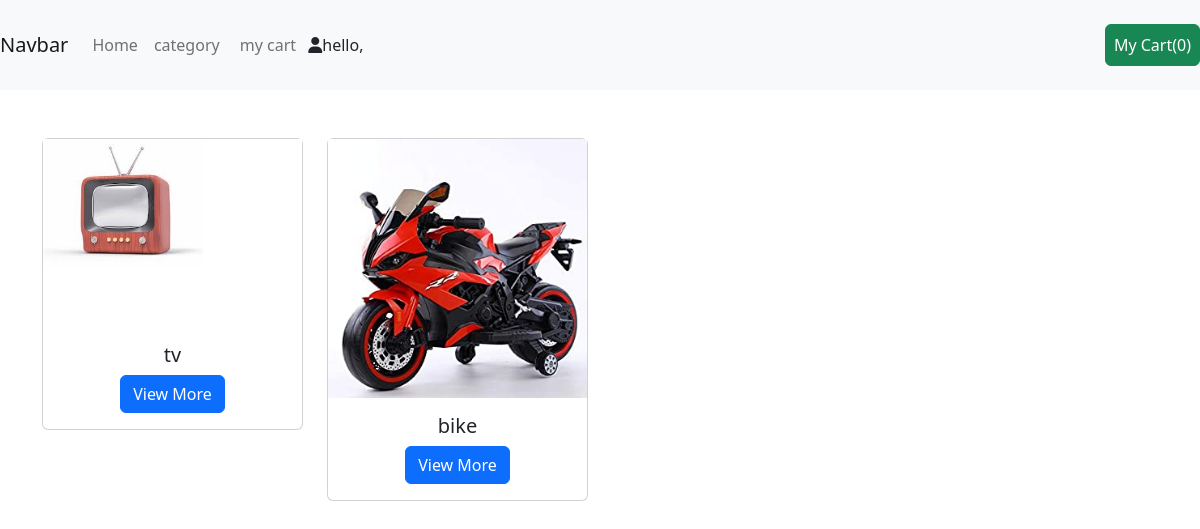
The app's page /category.php with its own data.
### tables this page shows
CREATE TABLE `tbl_category` (
  `id` int(11) NOT NULL,
  `category_image` varchar(255) NOT NULL,
  `category_name` varchar(255) NOT NULL
);

### include/DbConfig.php (called while the page is built, shortened)
<?php
class DbConfig
{
    private $_host = 'localhost';
    private $_username = 'root';
    private $_password = '';
    private $_database = 'projects';
    protected $connection;
    public function __construct()
    {
        if (!isset($this->connection)) {
            $this->connection = new mysqli($this->_host, $this->_username, $this->_password, $this->_database);
        }
        return $this->connection;
    }
}
?>

### include/Crud.php (called while the page is built, shortened)
<?php
include_once 'DbConfig.php';
class Crud extends DbConfig
{
    public function getData($query)
    {
        $result = $this->connection->query($query);
        $rows = array();
        while ($row = $result->fetch_assoc()) {
            $rows[] = $row;
        }
        return $rows;
    }
}
?>

### category.php (the view, shortened to what this page needs)
<?php require "header.php";
include_once 'include/DbConfig.php';
?>
	<html>
<body style="background-color:white;">
<nav class="navbar navbar-expand-lg navbar-light bg-light">
  <a class="navbar-brand" href="product.php">Navbar</a>
  <div class="collapse navbar-collapse" id="navbarSupportedContent">
    <ul class="navbar-nav mr-auto">
      <li class="nav-item active">
        <a class="nav-link" href="user-login.php">Home</a>
      </li>
    </ul>
	<ul class="navbar-nav mr-auto">
      <li class="nav-item active">
        <a class="nav-link" href="category.php">category</a>
      </li>
    </ul>&nbsp;
	<ul class="navbar-nav mr-auto">
      <li class="nav-item active">
        <a class="nav-link" class="btn btn-success" href="mycart.php">my cart</a>
      </li>
    </ul>&nbsp;
		<i class="nav-icon fa fa-user"></i>hello,
	</div>
  <ul class='navbar-nav mr-4' >
	<li class='nav-item active'>
		<?php
		$count=0;
		?>
	  <a class='nav-link btn btn-success text-white my-3 ' href='mycart.php'>My Cart(<?php echo $count; ?>)</a>
	</li>
  </ul>
</nav>
<div class="container mt-5">
	<div class="row">
                        <?php
				    	$where = '   ';
						?>
                                <?php
								$rowsperpage = PAGINATION;
								if (isset($_GET['currentpage']) && is_numeric($_GET['currentpage'])) {
									$currentpage = (int) $_GET['currentpage'];
								} else {
									$currentpage = 1;
								}
								$offset = ($currentpage - 1) * $rowsperpage;
								$sql = "SELECT * FROM " . TABLE_PREFIX . "category where 1=1 $where order by id desc LIMIT " . $offset . ", " . $rowsperpage . "";
								$result = $crud->getData($sql);
								foreach ($result as $obj) {
								?>
                                      <div class ="col-lg-3">
										<form action="" method = "post">
										<div class ="card">
										<img src=<?php echo $obj['category_image']?> class="">
										<div class = "card-body text-center">
											<h5 class ="card-title"><?php echo $obj['category_name'];  ?></h5>
											<a href="product.php?id=<?php echo $obj[id]; ?>" class="btn btn-primary">View More</a>
										</div>
										</div>
										</form>
									</div>
                                <?php }
								?>
                        </div>
</div>
    <?php
	require("admin-footer.php");
	?>

### assets/css/style.css (style rules this page uses)
body { margin: 0px; padding: 0px; font-family: 'Source Sans Pro', sans-serif; }
.form-body { background: #fce1b8; }

### records on screen
tbl_category: category_image (picture), category_name "tv"
tbl_category: category_image (picture), category_name "bike"

### other values on screen
$count "0"
